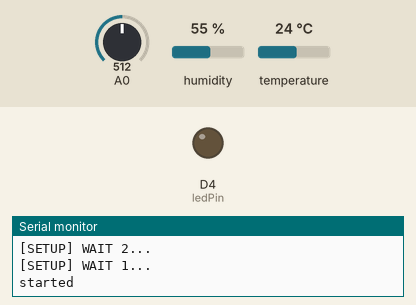
The sketch below on a simulated ESP8266 (NodeMCU). Parts: output pins drawn as LEDs (lit = HIGH), the last lines printed to the serial monitor. Dashed ring = blinking. Inputs (shaded band) come from the test bench; at power-on: A0 = 512, humidity 55 %, temperature 24 °C. WiFi joins after 1.5 s; servers stay silent unless stated; uploads are accepted with an empty reply.

Above: at 5.2 s.
5.3 s: A0 set to 829
7.1 s: A0 set to 853
At 8.8 s:
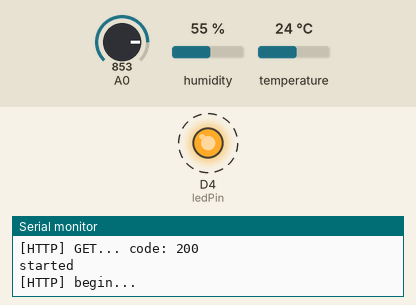
16.5 s: A0 set to 900
Timing chart, 0 to 25.1 s (numbered marks = the images above; inputs shaded):
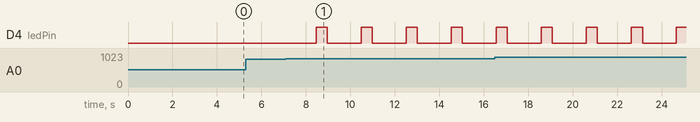

The sketch:

IoT-Oscki_API_1.ino
```cpp
/**
 * Authorization.ino
 *
 *  Created on: 09.12.2015
 * Modified on:23.01.2018
 * By:Kumaraswamy V S

 */

#include <Arduino.h>

#define DHTTYPE DHT11   // DHT 11
#include "DHT.h"

#define DHTPIN D3
//#define pirpin 5
#include <ESP8266WiFi.h>
#include <ESP8266WiFiMulti.h>

#include <SPI.h>
#include <Wire.h>

#include <ESP8266HTTPClient.h>

#define USE_SERIAL Serial
DHT dht(DHTPIN, DHTTYPE);
ESP8266WiFiMulti WiFiMulti;
String temp();
int ledPin=D4;
void setup() {
pinMode(A0,INPUT);
Serial.begin(115200);
pinMode(ledPin,OUTPUT);

  dht.begin();


    USE_SERIAL.begin(115200);
   // USE_SERIAL.setDebugOutput(true);

    USE_SERIAL.println();
    USE_SERIAL.println();
    USE_SERIAL.println();

    for(uint8_t t = 4; t > 0; t--) {
        USE_SERIAL.printf("[SETUP] WAIT %d...\n", t);
        USE_SERIAL.flush();
        delay(1000);
    }

    WiFiMulti.addAP("ssid", "password");

}
 void loop() {
    // wait for WiFi connection

    delay(100);
    Serial.println("started");
    if((WiFiMulti.run() == WL_CONNECTED)) {

        HTTPClient http;

        USE_SERIAL.print("[HTTP] begin...\n");
        // configure traged server and url


        http.begin("server_path"+temp());
        //http.begin("http://172.0.0.100/iot/1.php?"+pir());


        /*
          // or
          http.begin("http://192.168.1.12/test.html");
          http.setAuthorization("user", "password");

          // or
          http.begin("http://192.168.1.12/test.html");
          http.setAuthorization("dXNlcjpwYXN3b3Jk");
         */


        USE_SERIAL.print("[HTTP] GET...\n");
        // start connection and send HTTP header
        int httpCode = http.GET();

        // httpCode will be negative on error
        if(httpCode > 0) {
            // HTTP header has been send and Server response header has been handled
            USE_SERIAL.printf("[HTTP] GET... code: %d\n", httpCode);

            // file found at server
            if(httpCode == HTTP_CODE_OK) {
                String payload = http.getString();
                USE_SERIAL.println(payload);
            }
        } else {
            USE_SERIAL.printf("[HTTP] GET... failed, error: %s\n", http.errorToString(httpCode).c_str());
        }

        http.end();
    }
    delay(100);
}


/*
String pir()
{
  String ret="";
  int input = analogRead(pirpin);
  ret="a=" + (String)input + "&username=***&key=***&tab=pir";
  Serial.println(ret);
  return ret;
}

*/
String temp()
{

 String ret="";
  float coVal=analogRead(A0);
 float h = dht.readHumidity();
  float t = dht.readTemperature();
  float f = dht.readTemperature(true);

  if (isnan(h) || isnan(t) || isnan(f) || isnan(coVal)){
    Serial.println("Failed to read from DHT sensor!");
    return "";
  }

   if((map(analogRead(A0),700,1023,0,10)>4))
  {
    digitalWrite(ledPin,HIGH);
    delay(500);
     digitalWrite(ledPin,LOW);
     delay(100);
  }
  else{
    digitalWrite(ledPin,LOW);
  }


//  float hif = dht.computeHeatIndex(f, h);
  float hic = dht.computeHeatIndex(t, h, false);

  ret="Humidity="+(String)h+"%"+"   Temperature="+(String)t+"°C"+"   Intensity of CO="+(String)(map(analogRead(A0),700,1023,0,10))+"   username=****&key=****&tab=DHT";
  Serial.println(ret);
  delay(1000);
  return ret;
}
```

Measured:
- the behaviour switches between 845 and 846 on A0 (found by bisection; images 0 and 1)
- after the input at 7.1 s, D4 (ledPin): alternates HIGH for 0.50 s and LOW for 1.5 s, starting after 1.4 s
